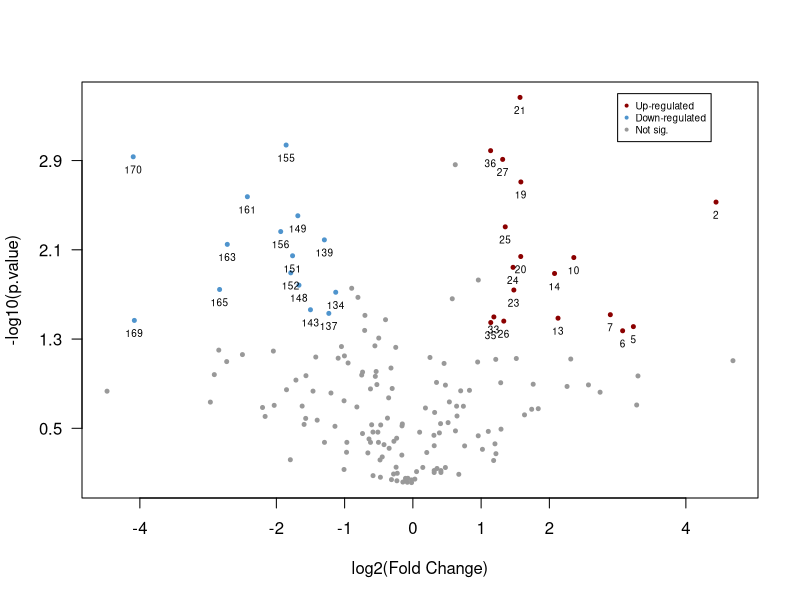

This figure's R source:
#PT-BR: script para criar um volcano plot referente a analise proteomica. Identifcar proteinas com abundacia relativa significativamente diferentes entre dois tratamentos.

#EN: script to create a volcano plot to analyze data from proteomic analysis. Identify significantly different proteins with relative abundance between two treatments.

remove(list=ls(all=TRUE)) #remove todos objetos criados

dados = read.csv(file = 'volcano_plot.csv', header = TRUE, sep = '\t')

dados_volc = c(NULL)
dados_volc = cbind(dados[,12], dados[,11]) # transforma em data.frame para depois colocar a coluna de caracteres (anotacoes)
colnames(dados_volc) = c("log2fold_change", "log10pvalor")
#rownames(dados_volc) = dados$Anotacoes

# cria vetor de cores de acordo com valor de log2 fold-change e p-valor significativos.
cores = c(NULL)
indices = c(NULL) # para numerar as proteinas de interesse no grafico.
proteinas = c(NULL) # para recuperar a anotacao das proteinas de interesse.
for (linha in 1:nrow(dados_volc)) {
  if (dados_volc[linha,1] >= 1){ # log2 fold-change maior ou igual a 1 eh significativo.
    if (dados_volc[linha,2] >= 1.3010299957){  # -log10 (0.05) , ou seja, p-valor significativo do teste T.
      cores = rbind(cores, "darkred")
      indices = rbind(indices, linha)
      protein = as.character(dados[linha,8]) # a coluna 8 contem as informacoes de anotacao.
      proteinas = c(proteinas, protein)
    }
    else {
      cores = rbind(cores, "grey60")
      indices = rbind(indices, NA)
      proteinas = c(proteinas, NA)
    }
  }
  else if(dados_volc[linha,1] <= -1) {
    if (dados_volc[linha,2] >= 1.3010299957){
      cores = rbind(cores, "steelblue3")
      indices = rbind(indices, linha)
      protein = as.character(dados[linha,8]) # a coluna 8 contem as informacoes de anotacao.
      proteinas = c(proteinas, protein)
    }
    else {
      cores = rbind(cores, "grey60")
      indices = rbind(indices, NA)
      proteinas = c(proteinas, NA)
    }
  }
  else{
    cores = rbind(cores, "grey60")
    indices = rbind(indices, NA)
    proteinas = c(proteinas, NA)
  }
}

write.csv(proteinas, file = "proteinas_diferencialmente_expressas_volcano_plot.csv")

# criar o volcano plot
plot(dados_volc[,1], dados_volc[,2], xaxt = "n", yaxt = "n", # remove eixos com os parametros xaxt e yaxt.
     col = cores,
     pch = 20,
     cex = 0.8,
     xlab = "log2(Fold Change)",
     ylab = "-log10(p.value)")
axis(1, at = c(-4,-2,-1,0,1,2,4), las=1) # plotar eixo x. A funcao axis() tem 3 argumentos: o primeiro eh o eixo (1=eixo x, 2=eixo y); o segundo eh o range (at='range') e o terceiro eh a orientacao dos labels do eixo (las=1 eh na horizontal)
axis(2, at = c(0.5, 1.30, 2.1, 2.9), las=2)
text(dados_volc[,1], dados_volc[,2], labels=indices, cex= 0.6, pos = 1) # colocar o numero da linha das proteinas diferencialmente expressas
legend(3, 3.5, legend=c("Up-regulated", "Down-regulated", "Not sig."),
       col=c("darkred", "steelblue3", "grey60"), pch =20, cex=0.6)    





